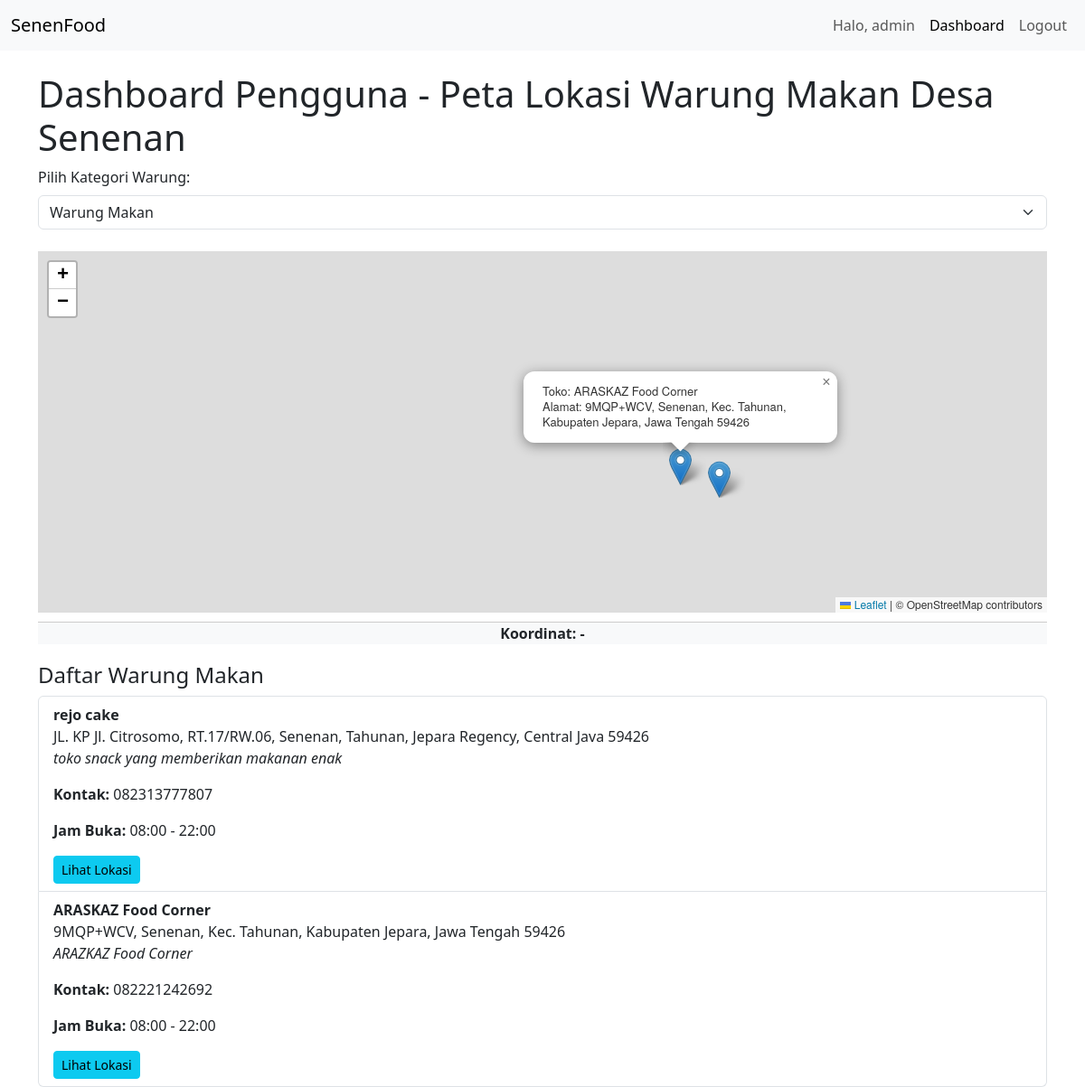
/user_dashboard.php?kategori=Warung Makan (signed in), run on the app's committed database.
### tables this page shows
CREATE TABLE `penjual` (
  `id` int(11) NOT NULL,
  `nama_toko` varchar(100) NOT NULL,
  `alamat` text NOT NULL,
  `latitude` decimal(10,8) NOT NULL,
  `longitude` decimal(11,8) NOT NULL,
  `deskripsi` text DEFAULT NULL,
  `kontak` varchar(20) DEFAULT NULL,
  `waktu_buka` varchar(50) DEFAULT NULL,
  `created_at` timestamp NOT NULL DEFAULT current_timestamp(),
  `updated_at` timestamp NOT NULL DEFAULT current_timestamp() ON UPDATE current_timestamp(),
  `kategori` varchar(100) DEFAULT NULL
);

### user_dashboard.php (the view, shortened to what this page needs)
<?php
include 'db.php';
$kategori_query = "SELECT DISTINCT kategori FROM penjual";
$kategori_result = $conn->query($kategori_query);
$kategori_list = [];
while ($row = $kategori_result->fetch_assoc()) {
    $kategori_list[] = $row['kategori'];
}
$kategori_filter = isset($_GET['kategori']) ? $_GET['kategori'] : '';
$query = "SELECT * FROM penjual";
if ($kategori_filter) {
    $query .= " WHERE kategori = '" . $conn->real_escape_string($kategori_filter) . "'";
}
$result = $conn->query($query);
$data_penjual = [];
while ($row = $result->fetch_assoc()) {
    $data_penjual[] = $row;
}
?>
<!DOCTYPE html>
<html lang="id">
<head>
    <link href="https://cdn.jsdelivr.net/npm/bootstrap@5.3.0-alpha1/dist/css/bootstrap.min.css" rel="stylesheet">
    <link rel="stylesheet" href="https://unpkg.com/leaflet@1.9.4/dist/leaflet.css" />
</head>
<body>
    <nav class="navbar navbar-expand-lg navbar-light bg-light">
    <div class="container-fluid">
        <a class="navbar-brand" href="#">SenenFood</a>
        <div class="collapse navbar-collapse" id="navbarNav">
            <ul class="navbar-nav ms-auto">
                <?php if (isset($_SESSION['Nama_Pengguna'])): ?>
                    <li class="nav-item">
                        <span class="nav-link">Halo, <?= htmlspecialchars($_SESSION['Nama_Pengguna']); ?></span>
                    </li>
                <?php endif; ?>
                <li class="nav-item">
                    <a class="nav-link active" aria-current="page" href="user_dashboard.php">Dashboard</a>
                </li>
                <li class="nav-item">
                    <a class="nav-link" href="pengguna/logout.php">Logout</a>
                </li>
            </ul>
        </div>
    </div>
</nav>
    <div class="container mt-4">
        <h1>Dashboard Pengguna - Peta Lokasi Warung Makan Desa Senenan</h1>
        <div class="mb-4">
            <form method="get" action="user_dashboard.php">
                <label for="kategori" class="form-label">Pilih Kategori Warung:</label>
                <select name="kategori" id="kategori" class="form-select" onchange="this.form.submit()">
                    <?php foreach ($kategori_list as $kategori): ?>
                        <option value="<?= htmlspecialchars($kategori) ?>" <?= $kategori_filter == $kategori ? 'selected' : '' ?>>
                            <?= htmlspecialchars($kategori) ?>
                        </option>
                    <?php endforeach; ?>
                </select>
            </form>
        </div>
        <div id="map"></div>
        <div id="coordinates">Koordinat: -</div>
        <div class="detail-warung">
            <h4>Daftar Warung Makan</h4>
            <ul class="list-group">
                <?php foreach ($data_penjual as $penjual): ?>
                    <li class="list-group-item">
                        <b><?= $penjual['nama_toko'] ?></b><br>
                        <?= $penjual['alamat'] ?><br>
                        <p><i><?= $penjual['deskripsi'] ?></i></p>
                        <p><b>Kontak:</b> <?= $penjual['kontak'] ?: 'Tidak tersedia' ?></p>
                        <p><b>Jam Buka:</b> <?= $penjual['waktu_buka'] ?: 'Tidak tersedia' ?></p>
                        <button class="btn btn-info btn-sm" onclick="viewLocation(<?= $penjual['latitude'] ?>, <?= $penjual['longitude'] ?>, '<?= $penjual['nama_toko'] ?>')">Lihat Lokasi</button>
                    </li>
                <?php endforeach; ?>
            </ul>
        </div>
    </div>
</body>
</html>

### user_dashboard.php (style rules this page uses)
html, body { margin: 0; height: 100%; }
#map { height: 400px; cursor: pointer; }
.detail-warung { margin-top: 20px; }
#coordinates { height: auto; text-align: center; line-height: 1.5em; font-size: 16px; font-weight: bold; background-color: #f8f9fa; border-top: 1px solid #ccc; margin-top: 10px; position: static; width: 100%; }

### data on the page
penjual: nama_toko "rejo cake", alamat "JL. KP Jl. Citrosomo, RT.17/RW.06, Senenan, Tahunan, Jepara Regency, Central Java 59426", deskripsi "toko snack yang memberikan makanan enak", kontak "082313777807", waktu_buka "08:00 - 22:00"
penjual: nama_toko "ARASKAZ Food Corner", alamat "9MQP+WCV, Senenan, Kec. Tahunan, Kabupaten Jepara, Jawa Tengah 59426", deskripsi "ARAZKAZ Food Corner", kontak "082221242692", waktu_buka "08:00 - 22:00"

### other printed values
$_SESSION['Nama_Pengguna'] "admin"
form field kategori "Warung Makan"
